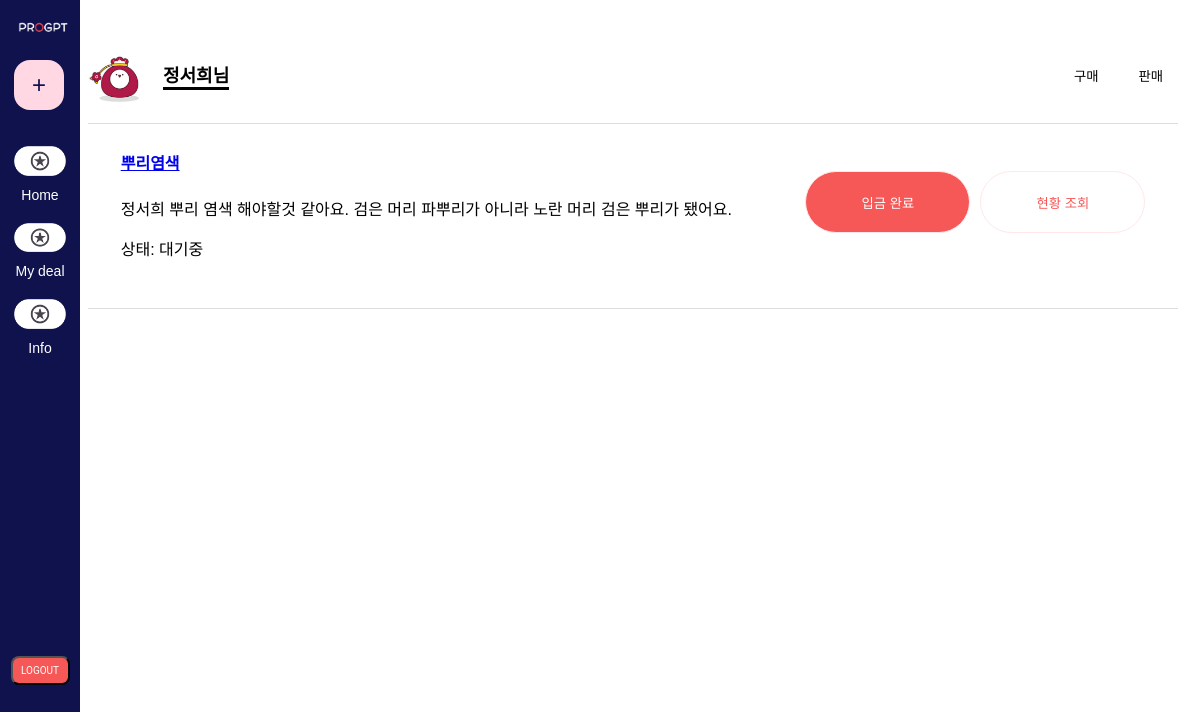
The app's page /mydeal_views/mydealbuy (signed in) with its own data.
### app/models.py (models this page shows)
class User(db.Model):
    __tablename__ = 'user'
    id = db.Column(db.Integer, primary_key=True)
    username = db.Column(db.String(150), unique=True, nullable=False)
    password = db.Column(db.String(200), nullable=False)
    email = db.Column(db.String(120), nullable=False)  # unique=True를 제거합니다.
    posts = db.relationship('Post', backref='user', lazy=True)
    buys = db.relationship('Buy', backref='buyer', lazy=True)
    sells = db.relationship('Sell', backref='seller', lazy=True)

class Buy(db.Model):
    __tablename__ = 'buy'
    id = db.Column(db.Integer, primary_key=True)
    item_name = db.Column(db.String(200), nullable=False)
    description = db.Column(db.Text, nullable=False)
    status = db.Column(db.Enum(StatusEnum), nullable=False, default=StatusEnum.PENDING)  # 상태를 Enum으로 정의
    created_at = db.Column(db.DateTime, default=datetime.utcnow)
    user_id = db.Column(db.Integer, db.ForeignKey('user.id'), nullable=False)
    post_id = db.Column(db.Integer, db.ForeignKey('posts.id'), nullable=False)

### app/views/mydeal_views.py (the view)
@bp.route('/mydealbuy')
def mydealbuy():
    user_id = session.get('user_id')
    if not user_id:
        flash("로그인 후 이용해 주세요.")
        return redirect(url_for('auth_views.login'))
    purchase_list = Buy.query.filter_by(user_id=user_id).all()
    return render_template('front/mydealbuy.html', purchases=purchase_list)

### app/views/auth_views.py (called while the page is built)
@bp.before_app_request
def load_logged_in_user():
    user_id = session.get('user_id')
    if user_id is None:
        g.user = None
    else:
        g.user = User.query.get(user_id)

### app/templates/front/mydealbuy.html (shortened to what this page needs)
<!DOCTYPE html>
<html lang="ko">
<head>
    <link rel="stylesheet" href="{{ url_for('static', filename='mydeal.css') }}">
    <link rel="stylesheet" href="{{ url_for('static', filename='bar.css') }}">
</head>
<body>
    <div class="sidebar">
        <div class="logo">
            <img src="{{ url_for('static', filename='logo.png') }}" alt="Logo">
            <button class="plus-button" onclick="location.href='{{ url_for('write_views.write') }}'">+</button>
        </div>
        <ul class="menu">
            <li><a href="#"><span class="icon" onclick="location.href='/home'"><img src="../../static/logologo.png" style="width:52px"></span> Home</a></li>
            <li><a href="#"><span class="icon" onclick="location.href='/mydeal_views/mydealbuy'"><img src="../../static/logologo.png" style="width:52px"></span> My deal</a></li>
            <li><a href="#"><span class="icon" onclick="location.href='/information'"><img src="../../static/logologo.png" style="width:52px"></span> Info</a></li>
            <form action="{{ url_for('auth.logout') }}" method="post" style="display:inline;">
                <button type="submit" class="logout">LOGOUT</button>
            </form>
        </ul>
    </div>
    <div class="content">
        <div class="user-info">
            <div style="display: flex; gap:15px; align-items: flex-end;">
                <img src="../../static/profilepic.png" alt="User Icon" class="user-icon">
                <p class="user-name">{{session['user_name']}}님</p>
            </div>
            <div class="purchase-sale">
                <button class="purchase-btn" onclick="location.href='/mydeal_views/mydealbuy'">구매</button>
                <button class="sale-btn" onclick="location.href='/mydeal_views/mydealsell'">판매</button>
            </div>
        </div>
        <div class="purchase-list">
            {% if purchases %}
            {% for purchase in purchases %}
            <div class="product-section">
                <div class="aboutabout">
                    <h4><a href="{{ url_for('detail.detail', post_id=purchase.id) }}">{{ purchase.item_name }}</a></h4>
                    <p>{{ purchase.description }}</p>
                    <p>상태: {{ purchase.status.value }}</p>
                </div>
                <div style="display: flex; gap: 10px;">
                    <button class="status-btn" id="depositButton" onclick="markDepositComplete()">입금 완료</button>
                    <button class="status-btn2" onclick="toggleProgressBar('{{ purchase.id }}')">현황 조회</button>
                </div>
        </div>
        {% endfor %}
        {% else %}
        <p>구매 목록이 없습니다.</p>
        {% endif %}
</body>
</html>

### app/static/mydeal.css (style rules this page uses)
body { display: flex; font-family: Arial, sans-serif; background-color: #ffffff; }
.content { margin-left: 60px; padding: 20px; width: calc(100% - 80px); background-color: #ffffff; min-height: 100vh; }
.user-info { display: flex; justify-content: space-between; align-items: center; margin-top: 15px; margin-bottom: 0px; border-bottom: 1px solid #ddd; padding-bottom: 15px; }
.user-name { border-bottom: solid #030303; align-items: flex-end; }
.user-info p { font-size: 18px; font-weight: bold; }
.user-icon { width: 60px; height: 60px; border-radius: 100%; overflow: none; }
.purchase-sale { display: flex; }
.purchase-btn, .sale-btn { background-color: #ffffff; color: black; border: none; padding: 10px 15px; margin-left: 10px; border-radius: 4px; cursor: pointer; }
.product-section, .product-list { background-color: white; padding: 3%; border: 1px solid #ddd; border-width: 0 0 1px; display: flex; justify-content: space-between; align-items: center; padding-top: 5px; }
.aboutabout { width:750px; text-align: justify; }
.status-btn { box-sizing: border-box; padding: 12px; gap: 8px; position: relative; width: 165px; height: 62px; background: #F65757; border: 1px solid #FEE9E7; border-radius: 9999px; color: #ffffff; }
.status-btn2 { box-sizing: border-box; padding: 12px; gap: 8px; position: relative; width: 165px; height: 62px; color:#F65757; background: #FFFFFF; border: 1px solid #FEE9E7; border-radius: 9999px; }

### app/static/bar.css (style rules this page uses)
.sidebar { width: 80px; height: 100vh; background-color: #0F124D;; color: white; position: fixed; display: flex; flex-direction: column; align-items: center; padding-top: 20px; left: 0; top: 0; }
.logo img { width: 50px; margin-bottom: 20px; margin-left: 6px; }
.menu { list-style-type: none; padding: 0; }
.menu li { margin: 20px 0; }
.menu li a { color: white; text-decoration: none; display: flex; flex-direction: column; align-items: center; font-size: 14px; }
.icon { font-size: 24px; margin-bottom: 5px; }
.plus-button { margin-top: auto; background-color: #FFD8E4; border: none; border-radius: 16px; width: 50px; height: 50px; font-size: 24px; color:#0F124D; cursor: pointer; display: flex; justify-content: center; align-items: center; margin-left: 2px; padding: 20px; }
.logout { font-family: roboto; box-sizing: border-box; display: flex; flex-direction: row; justify-content: center; align-items: center; padding: 12px; position: relative; margin-top: 300px; width: 59px; height: 29px; background: #F65757; border-radius: 8px; font-size: 10px; color: white; cursor: pointer; display: flex; }

### records on screen
User: user_name "정서희"
Buy: item_name "뿌리염색", description "정서희 뿌리 염색 해야할것 같아요. 검은 머리 파뿌리가 아니라 노란 머리 검은 뿌리가 됐어요.", status.value "대기중"
